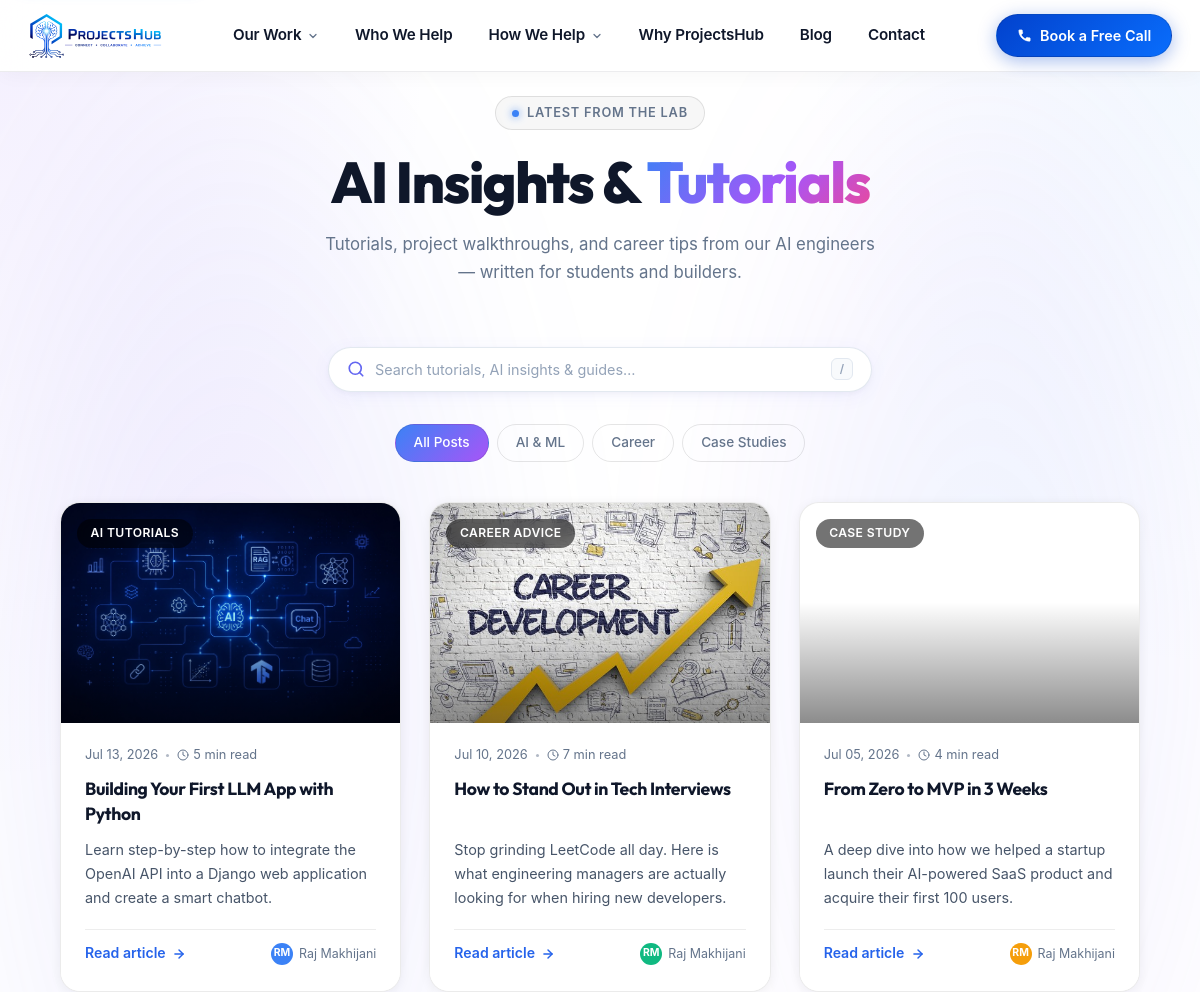
Page /blog/ (upper part) on the earlier database version.
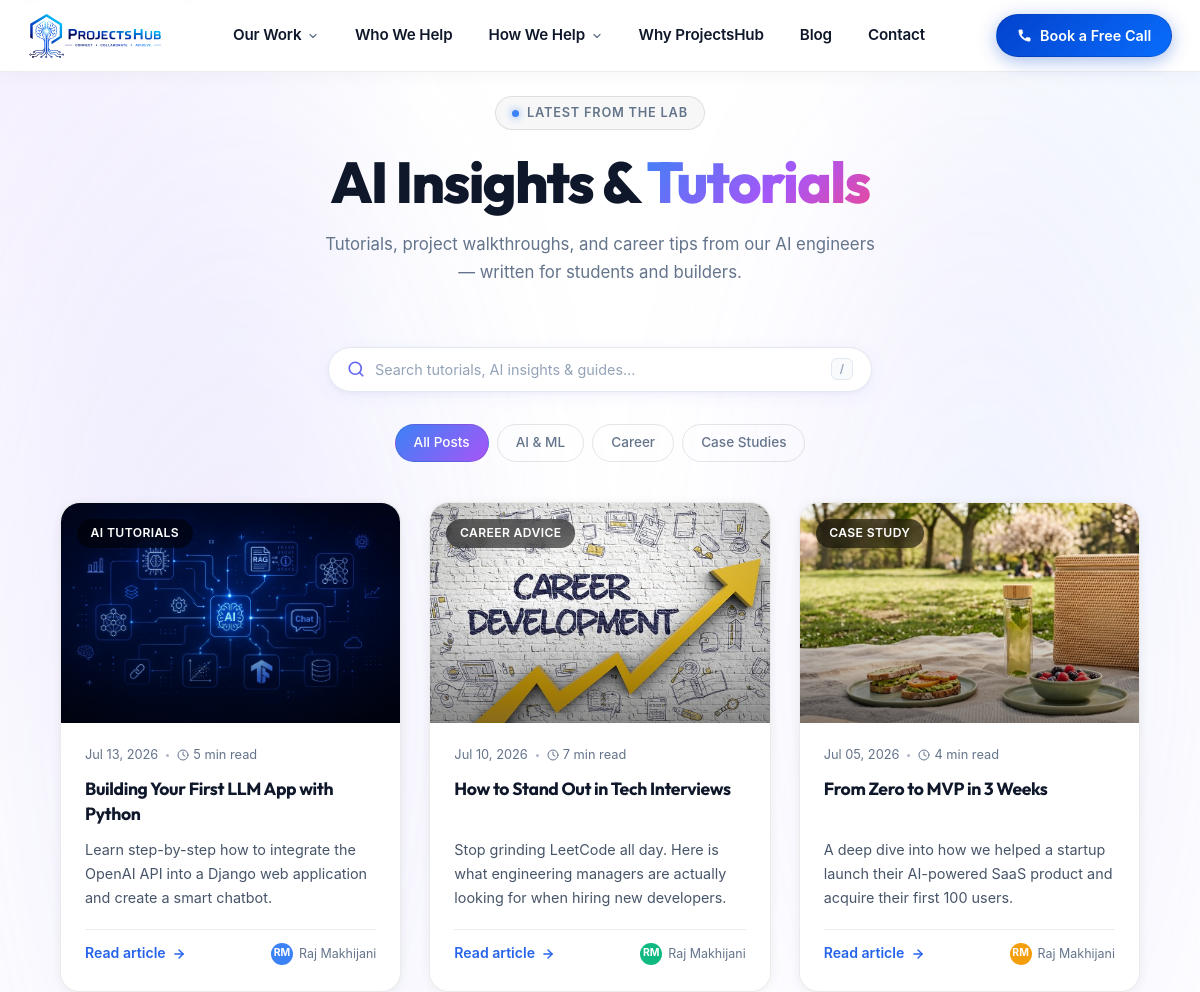
Same page on the later database version.
### core/models.py (models this page shows, shortened)
class BlogPost(models.Model):
    CATEGORY_CHOICES = [
        ('ai-tutorials', 'AI Tutorials'),
        ('career', 'Career Advice'),
        ('case-study', 'Case Study'),
        ('engineering', 'Engineering'),
        ('news', 'News'),
    ]
    title = models.CharField(max_length=200)
    slug = models.SlugField(max_length=220, unique=True)
    category = models.CharField(max_length=30, choices=CATEGORY_CHOICES, default='ai-tutorials')
    category_ref = models.ForeignKey(BlogCategory, on_delete=models.SET_NULL, null=True, blank=True, related_name='posts')
    tags = models.ManyToManyField(Tag, blank=True, related_name='posts')
    excerpt = models.TextField()
    lead = models.TextField(blank=True)
    content = models.TextField(blank=True, help_text="Full markdown / HTML content if single-body")
    emoji = models.CharField(max_length=8, blank=True, default='📝')
    gradient_from = models.CharField(max_length=7, default='#2563eb')
    gradient_to = models.CharField(max_length=7, default='#3b82f6')
    accent = models.CharField(max_length=7, default='#3b82f6')
    featured_image = models.ImageField(upload_to='blog/', blank=True, null=True)
    image = models.ImageField(upload_to='blog/', blank=True, null=True)
    image_url = models.URLField(blank=True)
    read_time = models.CharField(max_length=30, blank=True, default='5 min read')
    published_at = models.DateField()
    author_name = models.CharField(max_length=100, default='Raj Makhijani')
    author_role = models.CharField(max_length=150, blank=True, default='Founder, ProjectsHub')
    author_initials = models.CharField(max_length=4, blank=True, default='RM')
    is_active = models.BooleanField(default=True)
    is_published = models.BooleanField(default=True)
    is_featured = models.BooleanField(default=False)
    order = models.PositiveIntegerField(default=0)
    created_at = models.DateTimeField(auto_now_add=True)
    updated_at = models.DateTimeField(auto_now=True)
    class Meta:
        ordering = ['order', '-published_at', '-created_at']
        verbose_name = 'Blog Post'
        verbose_name_plural = 'Blog Posts'
    def get_image_src(self):
        if self.featured_image:
            return self.featured_image.url
        if self.image:
            return self.image.url
        if self.image_url:
            return self.image_url
        return '/static/image/ai-project-ideas-students.webp'

### core/views.py (the view)
# urls.py: path('blog/', views.blog_page, name='blog'),
def blog_page(request):
    posts = BlogPost.objects.filter(is_active=True, is_published=True).order_by(
        '-is_featured', 'order', '-published_at', '-created_at'
    )
    return render(request, 'core/blog.html', {'posts': posts})

### core/models.py (called while the page is built)
    @classmethod
    def get_settings(cls):
        obj, _ = cls.objects.get_or_create(id=1)
        return obj

### core/seo.py (called while the page is built)
def get_base_url(request=None):
    if request:
        try:
            return request.build_absolute_uri('/').rstrip('/')
        except Exception:
            pass
    site_url = getattr(settings, 'SITE_URL', '').rstrip('/')
    if site_url:
        return site_url
    return DEFAULT_DOMAIN.rstrip('/')

def build_breadcrumbs_schema(items, base_url):
    elements = []
    for idx, (name, path) in enumerate(items, start=1):
        elements.append({
            "@type": "ListItem",
            "position": idx,
            "name": name,
            "item": f"{base_url}{path}" if path.startswith('/') else path
        })
    return {
        "@context": "https://schema.org",
        "@type": "BreadcrumbList",
        "itemListElement": elements
    }

### templates/core/blog.html (shortened to what this page needs)
{% extends 'core/base.html' %}
{% load static %}
{% block extra_css %}
<link rel="stylesheet" href="{% static 'css/blog.css' %}?v=4" />
{% endblock %}
{% block content %}
<div class="main-body" style="position:relative; z-index:1;">
  <div class="blog-page-header">
    <div class="blog-page-badge">
      <span class="blog-page-badge__dot"></span>
      Latest from the Lab
    </div>
    <h1 class="blog-page-title">
      AI Insights &amp; <span class="blog-page-title__gradient">Tutorials</span>
    </h1>
    <p class="blog-page-subtitle">
      Tutorials, project walkthroughs, and career tips from our AI engineers — written for students and builders.
    </p>
  </div>
  <div class="ph-search-wrapper" style="max-width: 560px; margin-bottom: 2rem;">
    <div class="ph-search-bar" id="blogSearchBar">
      <svg class="ph-search-icon" width="18" height="18" viewBox="0 0 24 24" fill="none"
        stroke="currentColor" stroke-width="2.2" stroke-linecap="round" stroke-linejoin="round" aria-hidden="true">
        <circle cx="11" cy="11" r="8"/><line x1="21" y1="21" x2="16.65" y2="16.65"/>
      </svg>
      <input
        type="text"
        id="blogSearchInput"
        class="ph-search-input"
        placeholder="Search tutorials, AI insights &amp; guides…"
        aria-label="Search blog posts"
        autocomplete="off"
      />
      <kbd class="ph-search-kbd" title="Press / to focus">/</kbd>
    </div>
  </div>
  <div class="blog-filters" role="tablist" aria-label="Filter posts by category">
    <button class="blog-filter-btn active" data-filter="all" role="tab" aria-selected="true">All Posts</button>
    <button class="blog-filter-btn" data-filter="ai-tutorials" role="tab" aria-selected="false">AI &amp; ML</button>
    <button class="blog-filter-btn" data-filter="career" role="tab" aria-selected="false">Career</button>
    <button class="blog-filter-btn" data-filter="case-study" role="tab" aria-selected="false">Case Studies</button>
  </div>
  <div class="blog-grid" id="blogGrid">
    {% for post in posts %}
    <a
      href="{% url 'blog_detail' post.slug %}"
      class="blog-card{% if post.is_featured %} blog-card--featured{% endif %}"
      data-category="{{ post.category }}"
      data-title="{{ post.title|lower }}"
      data-excerpt="{{ post.excerpt|lower }}"
      aria-label="Read: {{ post.title }}"
    >
      <div class="blog-card__img">
        <span class="blog-card__badge">{{ post.get_category_display }}</span>
        <img src="{{ post.get_image_src }}" alt="{{ post.title }}" loading="lazy" width="400" height="220" onerror="this.onerror=null; this.src='/static/image/ai-project-ideas-students.webp';" />
        <div class="blog-card__img-overlay" aria-hidden="true"></div>
      </div>
      <div class="blog-card__body">
        <div class="blog-card__meta">
          <time datetime="{{ post.published_at|date:'Y-m-d' }}">{{ post.published_at|date:"M d, Y" }}</time>
          {% if post.read_time %}
          <span class="blog-card__meta-dot" aria-hidden="true"></span>
          <span class="blog-card__read-time">
            <svg width="12" height="12" viewBox="0 0 24 24" fill="none" stroke="currentColor" stroke-width="2"
              stroke-linecap="round" stroke-linejoin="round" aria-hidden="true">
              <circle cx="12" cy="12" r="10"/><polyline points="12 6 12 12 16 14"/>
            </svg>
            {{ post.read_time }}
          </span>
          {% endif %}
        </div>
        <h2 class="blog-card__title">{{ post.title }}</h2>
        <p class="blog-card__desc">{{ post.excerpt }}</p>
        <div class="blog-card__footer">
          <span class="blog-card__read">
            Read article
            <svg class="blog-card__read-arrow" width="14" height="14" viewBox="0 0 24 24" fill="none"
              stroke="currentColor" stroke-width="2.5" stroke-linecap="round" stroke-linejoin="round" aria-hidden="true">
              <line x1="5" y1="12" x2="19" y2="12"/><polyline points="12 5 19 12 12 19"/>
            </svg>
          </span>
          {% if post.author_name %}
          <span class="blog-card__author">
            <span class="blog-card__avatar" data-accent="{{ post.accent|default:'#3b82f6' }}">{{ post.author_initials }}</span>
            <span class="blog-card__author-name">{{ post.author_name }}</span>
          </span>
          {% endif %}
        </div>
      </div>
    </a>
    {% endfor %}
  </div>
</div>
{% endblock %}

### templates/core/base.html (shortened to what this page needs)
{% load static %}
<!doctype html>
<html lang="en" class="light">
<head>
  <link rel="stylesheet" href="https://cdn.jsdelivr.net/npm/bootstrap@5.3.3/dist/css/bootstrap.min.css" />
  <link rel="stylesheet" href="{% static 'css/bundle.min.css' %}?v=27" />
  <link rel="stylesheet" href="{% static 'css/ai-chatbot.css' %}?v=4" media="print" onload="this.media='all'" />
  <link rel="stylesheet" href="{% static 'css/modern-design-system.css' %}?v=23" />
  {% block extra_css %}{% endblock %}
</head>
<body class="light overflow-x-hidden bg-purple-left">
  {% include "components/navbar.html" %}
  <main id="main-content-wrapper" style="position: relative; z-index: 2; flex: 1 0 auto; width: 100%;">
    {% block content %}{% endblock %}
  </main>
</body>
</html>

### templates/components/navbar.html (shortened to what this page needs)
{% load static %}
<header class="navbar" id="navbar" role="banner">
  <div class="navbar__inner">
    <div class="logo">
      <a href="/" aria-label="ProjectsHub Home" class="logo-link">
        <picture class="logo-picture logo-picture--light">
          <source srcset="{% static 'image/logo/projectshub-logo-light.svg' %}" type="image/svg+xml">
          <source srcset="{% static 'image/logo/projectshub-logo-light.webp' %}" type="image/webp">
          <img src="{% static 'image/logo/projectshub-logo-light.png' %}"
            alt="ProjectsHub"
            class="logo-combined logo-combined--light"
            width="144" height="48"
            loading="eager" decoding="async" />
        </picture>
      </a>
    </div>
    <nav class="navbar__links" aria-label="Primary Navigation">
      <div class="nav-item-dropdown">
        <a href="/projects/" class="nav-link {% block nav_projects %}{% endblock %}" aria-haspopup="true"
          aria-expanded="false" id="navOurWork">
          Our Work
          <svg width="12" height="12" viewBox="0 0 24 24" fill="none" stroke="currentColor" stroke-width="2.5"
            stroke-linecap="round" stroke-linejoin="round" aria-hidden="true">
            <polyline points="6 9 12 15 18 9"></polyline>
          </svg>
        </a>
      </div>
      <a href="/#about" class="nav-link">Who We Help</a>
      <div class="nav-item-dropdown">
        <a href="#" class="nav-link" aria-haspopup="true" aria-expanded="false" id="navHowWeHelp">
          How We Help
          <svg width="12" height="12" viewBox="0 0 24 24" fill="none" stroke="currentColor" stroke-width="2.5"
            stroke-linecap="round" stroke-linejoin="round" aria-hidden="true">
            <polyline points="6 9 12 15 18 9"></polyline>
          </svg>
        </a>
      </div>
      <a href="/#why-projectshub" class="nav-link">Why ProjectsHub</a>
      <a href="{% url 'blog' %}" class="nav-link">Blog</a>
      <a href="{% url 'contact' %}" class="nav-link {% block nav_contact %}{% endblock %}">Contact</a>
    </nav>
    <div class="navbar__actions">
      <div class="call-cta-wrap" id="callCtaWrap">
        <button class="btn-glass-wave" id="bookCallBtn" aria-expanded="false" aria-haspopup="true"
          aria-label="Book a free consultation call">
          <svg width="15" height="15" viewBox="0 0 24 24" fill="currentColor" aria-hidden="true">
            <path
              d="M6.6 10.8c1.4 2.8 3.8 5.1 6.6 6.6l2.2-2.2c.3-.3.7-.4 1-.2 1.1.4 2.3.6 3.6.6.6 0 1 .4 1 1V20c0 .6-.4 1-1 1C10.6 21 3 13.4 3 4c0-.6.4-1 1-1h3.5c.6 0 1 .4 1 1 0 1.3.2 2.5.6 3.6.1.3 0 .7-.2 1L6.6 10.8z" />
          </svg>
          Book a Free Call
        </button>
      </div>
    </div>
  </div>
</header>

### templates/components/footer.html (shortened to what this page needs)
{% load static %}

Differences in the rows shown:
changed BlogPost "From Zero to MVP in 3 Weeks": get_image_src: picture added
